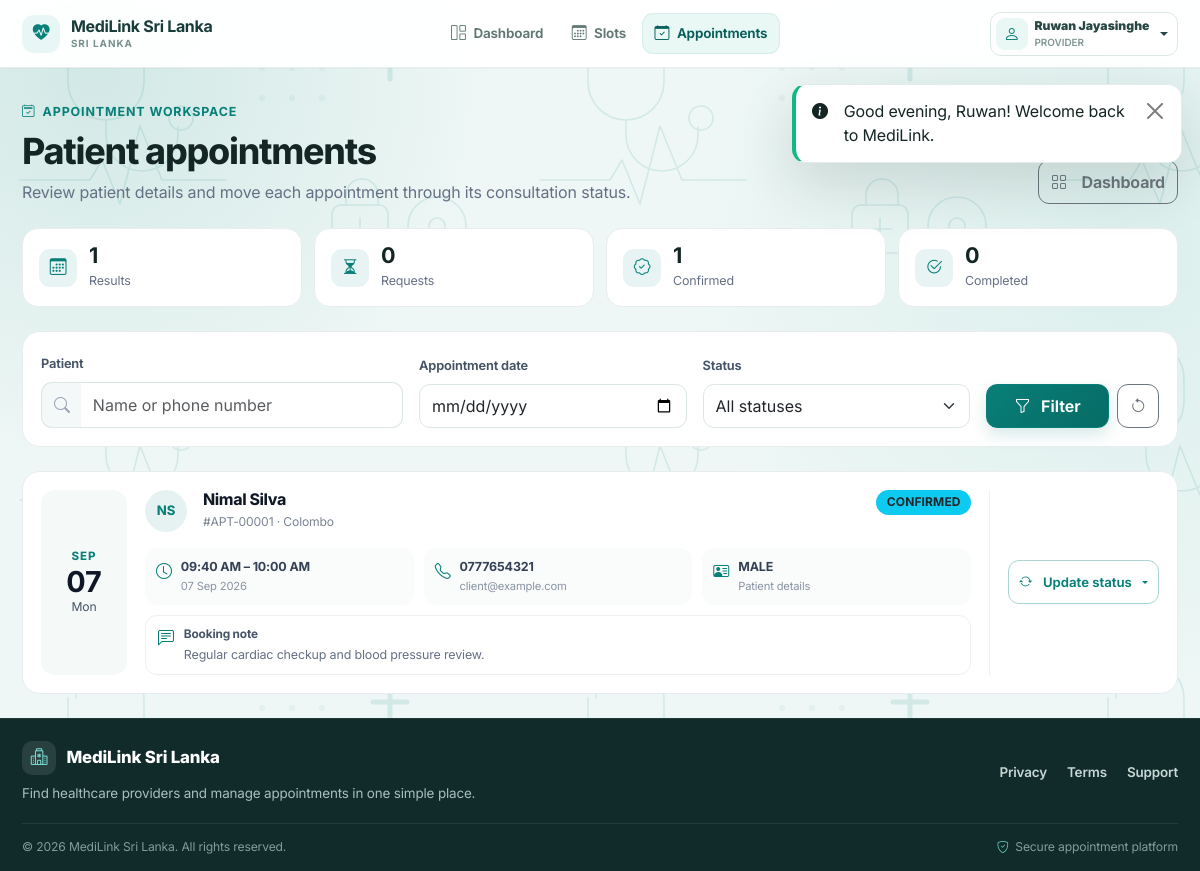
The page /provider/appointments.php (signed in) on the database its author committed.
### tables this page shows
CREATE TABLE `APPOINTMENT` (
  `Appointment_ID` INT AUTO_INCREMENT PRIMARY KEY,
  `Client_ID` INT NOT NULL,
  `Slot_ID` INT NOT NULL UNIQUE,
  `Booking_DateTime` DATETIME NOT NULL DEFAULT CURRENT_TIMESTAMP,
  `Status` ENUM('PENDING', 'BOOKED', 'CONFIRMED', 'REJECTED', 'COMPLETED', 'CANCELLED', 'NO_SHOW') NOT NULL DEFAULT 'PENDING',
  `Notes` TEXT NULL,
  `Created_At` TIMESTAMP DEFAULT CURRENT_TIMESTAMP,
  `Updated_At` TIMESTAMP DEFAULT CURRENT_TIMESTAMP ON UPDATE CURRENT_TIMESTAMP,
  CONSTRAINT `fk_appt_client` FOREIGN KEY (`Client_ID`) 
    REFERENCES `CLIENT` (`Client_ID`) ON DELETE CASCADE ON UPDATE CASCADE,
  CONSTRAINT `fk_appt_slot` FOREIGN KEY (`Slot_ID`) 
    REFERENCES `SCHEDULED_SLOT` (`Slot_ID`) ON DELETE RESTRICT ON UPDATE CASCADE,
  INDEX `idx_appt_client_status` (`Client_ID`, `Status`, `Booking_DateTime`)
);

CREATE TABLE `SCHEDULED_SLOT` (
  `Slot_ID` INT AUTO_INCREMENT PRIMARY KEY,
  `Provider_ID` INT NOT NULL,
  `Doctor_ID` INT NULL,
  `Slot_Date` DATE NOT NULL,
  `Start_Time` TIME NOT NULL,
  `End_Time` TIME NOT NULL,
  `Status` ENUM('AVAILABLE', 'BOOKED', 'BLOCKED') NOT NULL DEFAULT 'AVAILABLE',
  `Created_At` TIMESTAMP DEFAULT CURRENT_TIMESTAMP,
  CONSTRAINT `fk_slot_provider` FOREIGN KEY (`Provider_ID`) 
    REFERENCES `PROVIDER` (`Provider_ID`) ON DELETE CASCADE ON UPDATE CASCADE,
  CONSTRAINT `fk_slot_doctor` FOREIGN KEY (`Doctor_ID`) 
    REFERENCES `DOCTOR` (`Doctor_ID`) ON DELETE SET NULL ON UPDATE CASCADE,
  INDEX `idx_slot_provider_date_status` (`Provider_ID`, `Slot_Date`, `Status`),
  INDEX `idx_slot_date_status` (`Slot_Date`, `Status`)
);

CREATE TABLE `USER` (
  `User_ID` INT AUTO_INCREMENT PRIMARY KEY,
  `Email` VARCHAR(191) NOT NULL UNIQUE,
  `Password_Hash` VARCHAR(255) NOT NULL,
  `First_Name` VARCHAR(100) NOT NULL,
  `Last_Name` VARCHAR(100) NOT NULL,
  `Phone` VARCHAR(30) NOT NULL,
  `NIC_No` VARCHAR(20) NULL,
  `Role_Type` ENUM('CLIENT', 'PROVIDER', 'SYSTEM_ADMIN', 'OWNER') NOT NULL,
  `Account_Status` ENUM('ACTIVE', 'SUSPENDED', 'PENDING') NOT NULL DEFAULT 'ACTIVE',
  `Created_At` TIMESTAMP DEFAULT CURRENT_TIMESTAMP,
  `Updated_At` TIMESTAMP DEFAULT CURRENT_TIMESTAMP ON UPDATE CURRENT_TIMESTAMP,
  INDEX `idx_user_email` (`Email`),
  INDEX `idx_user_role_status` (`Role_Type`, `Account_Status`)
);

CREATE TABLE `CLIENT` (
  `Client_ID` INT AUTO_INCREMENT PRIMARY KEY,
  `User_ID` INT NOT NULL UNIQUE,
  `Date_of_Birth` DATE NULL,
  `Gender` ENUM('MALE', 'FEMALE', 'OTHER') NULL,
  `Address` VARCHAR(255) NULL,
  `City` VARCHAR(100) NULL DEFAULT 'Colombo',
  `Latitude` DECIMAL(10, 8) NULL DEFAULT 6.92710000,
  `Longitude` DECIMAL(11, 8) NULL DEFAULT 79.86120000,
  `Created_At` TIMESTAMP DEFAULT CURRENT_TIMESTAMP,
  CONSTRAINT `fk_client_user` FOREIGN KEY (`User_ID`) 
    REFERENCES `USER` (`User_ID`) ON DELETE CASCADE ON UPDATE CASCADE,
  INDEX `idx_client_city` (`City`)
);

### provider/appointments.php (the view, shortened to what this page needs)
<?php
require_once __DIR__ . '/../includes/functions.php';
$currentUser = getCurrentUser();
$providerId = $currentUser['provider_id'];
$db = Database::getConnection();
$filterStatus = $_GET['status'] ?? 'ALL';
$filterDate = $_GET['date'] ?? '';
$searchPatient = trim($_GET['q'] ?? '');
$query = "
    SELECT a.Appointment_ID, a.Booking_DateTime, a.Status AS Appt_Status, a.Notes,
           s.Slot_ID, s.Slot_Date, s.Start_Time, s.End_Time,
           c.Client_ID, c.Date_of_Birth, c.Gender, c.City AS Client_City,
           u.First_Name AS Patient_First, u.Last_Name AS Patient_Last, u.Email AS Patient_Email, u.Phone AS Patient_Phone,
           doc_u.First_Name AS Doc_First, doc_u.Last_Name AS Doc_Last, d.Medical_License_No
    FROM `APPOINTMENT` a
    JOIN `SCHEDULED_SLOT` s ON a.Slot_ID = s.Slot_ID
    JOIN `CLIENT` c ON a.Client_ID = c.Client_ID
    JOIN `USER` u ON c.User_ID = u.User_ID
    LEFT JOIN `DOCTOR` d ON s.Doctor_ID = d.Doctor_ID
    LEFT JOIN `PROVIDER` dp ON d.Provider_ID = dp.Provider_ID
    LEFT JOIN `USER` doc_u ON dp.User_ID = doc_u.User_ID
    WHERE s.Provider_ID = ?
";
$params = [$providerId];
$query .= " ORDER BY s.Slot_Date DESC, s.Start_Time DESC";
$stmt = $db->prepare($query);
$stmt->execute($params);
$appointments = $stmt->fetchAll();
require_once __DIR__ . '/../includes/header.php';
?>
<?php
$statusCounts = ['ALL' => count($appointments), 'PENDING' => 0, 'BOOKED' => 0, 'CONFIRMED' => 0, 'REJECTED' => 0, 'COMPLETED' => 0, 'CANCELLED' => 0, 'NO_SHOW' => 0];
foreach ($appointments as $item) {
    $key = strtoupper($item['Appt_Status'] ?? '');
    if (isset($statusCounts[$key])) $statusCounts[$key]++;
}
?>
<div class="container py-4 provider-appointments-v2">
  <section class="provider-appt-head mb-4">
    <div class="d-flex flex-column flex-lg-row justify-content-between align-items-lg-end gap-3">
      <div>
        <span class="provider-appt-eyebrow"><i class="bi bi-calendar2-check"></i> Appointment workspace</span>
        <h1 class="provider-appt-title">Patient appointments</h1>
        <p class="provider-appt-subtitle mb-0">Review patient details and move each appointment through its consultation status.</p>
      </div>
      <a href="<?= url('provider/dashboard.php') ?>" class="btn btn-outline-secondary provider-appt-back"><i class="bi bi-grid me-2"></i>Dashboard</a>
    </div>
  </section>
  <section class="provider-appt-stats mb-4" aria-label="Appointment summary">
    <div class="provider-appt-stat"><span class="provider-appt-stat-icon"><i class="bi bi-calendar3"></i></span><div><strong><?= count($appointments) ?></strong><span>Results</span></div></div>
    <div class="provider-appt-stat"><span class="provider-appt-stat-icon"><i class="bi bi-hourglass-split"></i></span><div><strong><?= $statusCounts['PENDING'] ?></strong><span>Requests</span></div></div>
    <div class="provider-appt-stat"><span class="provider-appt-stat-icon"><i class="bi bi-patch-check"></i></span><div><strong><?= $statusCounts['CONFIRMED'] ?></strong><span>Confirmed</span></div></div>
    <div class="provider-appt-stat"><span class="provider-appt-stat-icon"><i class="bi bi-check2-circle"></i></span><div><strong><?= $statusCounts['COMPLETED'] ?></strong><span>Completed</span></div></div>
  </section>
  <section class="provider-appt-filter mb-4">
    <form method="GET" action="<?= url('provider/appointments.php') ?>" class="row g-3 align-items-end">
      <div class="col-lg-4">
        <label class="form-label">Patient</label>
        <div class="input-group provider-appt-input"><span class="input-group-text"><i class="bi bi-search"></i></span><input type="text" name="q" class="form-control" placeholder="Name or phone number" value="<?= e($searchPatient) ?>"></div>
      </div>
      <div class="col-sm-6 col-lg-3"><label class="form-label">Appointment date</label><input type="date" name="date" class="form-control" value="<?= e($filterDate) ?>"></div>
      <div class="col-sm-6 col-lg-3"><label class="form-label">Status</label><select name="status" class="form-select">
        <option value="ALL" <?= $filterStatus === 'ALL' ? 'selected' : '' ?>>All statuses</option>
      </select></div>
      <div class="col-lg-2 d-flex gap-2"><button type="submit" class="btn btn-teal flex-grow-1"><i class="bi bi-funnel me-1"></i>Filter</button><a href="<?= url('provider/appointments.php') ?>" class="btn btn-outline-secondary" aria-label="Clear filters"><i class="bi bi-arrow-counterclockwise"></i></a></div>
    </form>
  </section>
  <?php if (empty($appointments)): ?>
    <section class="provider-appt-empty"><span><i class="bi bi-calendar2-x"></i></span><h3>No appointments found</h3><p>There are no patient appointments matching these filters.</p><a href="<?= url('provider/appointments.php') ?>" class="btn btn-outline-teal">Clear filters</a></section>
  <?php else: ?>
    <section class="provider-appt-list">
      <?php foreach ($appointments as $apt):
        $patientName = trim($apt['Patient_First'] . ' ' . $apt['Patient_Last']);
        $initials = strtoupper(substr($apt['Patient_First'] ?: 'P', 0, 1) . substr($apt['Patient_Last'] ?: '', 0, 1));
        $isActionable = in_array($apt['Appt_Status'], ['PENDING', 'BOOKED', 'CONFIRMED']);
      ?>
      <article class="provider-appt-card">
        <div class="provider-appt-datebox"><span><?= date('M', strtotime($apt['Slot_Date'])) ?></span><strong><?= date('d', strtotime($apt['Slot_Date'])) ?></strong><small><?= date('D', strtotime($apt['Slot_Date'])) ?></small></div>
        <div class="provider-appt-main">
          <div class="d-flex flex-wrap justify-content-between align-items-start gap-2 mb-3">
            <div class="d-flex align-items-center gap-3"><div class="provider-appt-avatar"><?= e($initials) ?></div><div><h3><?= e($patientName) ?></h3><div class="provider-appt-ref">#APT-<?= str_pad($apt['Appointment_ID'], 5, '0', STR_PAD_LEFT) ?> · <?= e($apt['Client_City'] ?: 'City not provided') ?></div></div></div>
            <?= renderStatusBadge($apt['Appt_Status']) ?>
          </div>
          <div class="provider-appt-meta">
            <div><i class="bi bi-clock"></i><span><strong><?= formatTime($apt['Start_Time']) ?> – <?= formatTime($apt['End_Time']) ?></strong><small><?= formatDate($apt['Slot_Date']) ?></small></span></div>
            <div><i class="bi bi-telephone"></i><span><strong><?= e($apt['Patient_Phone'] ?: 'Not provided') ?></strong><small><?= e($apt['Patient_Email']) ?></small></span></div>
            <div><i class="bi bi-person-vcard"></i><span><strong><?= e($apt['Gender'] ?: 'Not specified') ?></strong><small>Patient details</small></span></div>
          </div>
          <?php if (!empty($apt['Notes'])): ?><div class="provider-appt-note"><i class="bi bi-chat-left-text"></i><div><strong>Booking note</strong><p><?= nl2br(e($apt['Notes'])) ?></p></div></div><?php endif; ?>
        </div>
        <div class="provider-appt-actions">
          <?php if ($isActionable): ?>
          <div class="dropdown w-100"><button class="btn btn-outline-teal dropdown-toggle w-100" type="button" data-bs-toggle="dropdown"><i class="bi bi-arrow-repeat me-1"></i>Update status</button></div>
          <?php else: ?><div class="provider-appt-closed"><i class="bi bi-lock"></i><span>Status closed<small>No further actions</small></span></div><?php endif; ?>
        </div>
      </article>
      <?php endforeach; ?>
    </section>
  <?php endif; ?>
</div>
<?php require_once __DIR__ . '/../includes/footer.php'; ?>

### includes/functions.php (shortened to what this page needs)
<?php
function e(?string $string): string {
    return htmlspecialchars((string)$string, ENT_QUOTES, 'UTF-8');
}
function url(string $path = ''): string {
    $path = ltrim($path, '/');
    return rtrim(BASE_URL, '/') . '/' . $path;
}
function formatDate(?string $date): string {
    return date('d M Y', strtotime($date));
}
function formatTime(?string $time): string {
    return date('h:i A', strtotime($time));
}
function renderStatusBadge(string $status): string {
    $status = strtoupper($status);
    $map = [
        'ACTIVE'    => 'bg-success',
        'VERIFIED'  => 'bg-success',
        'AVAILABLE' => 'bg-success',
        'CONFIRMED' => 'bg-info text-dark',
        'COMPLETED' => 'bg-primary',
        'BOOKED'    => 'bg-warning text-dark',
        'PENDING'   => 'bg-secondary',
        'EXPIRED'   => 'bg-danger',
        'CANCELLED' => 'bg-danger',
        'SUSPENDED' => 'bg-danger',
        'REJECTED'  => 'bg-danger',
        'BLOCKED'   => 'bg-dark',
        'NO_SHOW'   => 'bg-secondary'
    ];
    $cls = $map[$status] ?? 'bg-secondary';
    return '<span class="badge ' . $cls . '">' . e($status) . '</span>';
}

### rows shown on the page
appointment: Slot_ID.Slot_Date "SEP", Slot_ID.Slot_Date "07", Slot_ID.Slot_Date "Mon", user.First_Name+Last_Name "NS", user.First_Name+Last_Name "Nimal Silva", Appointment_ID "00001", Client_ID.City "Colombo", Status "CONFIRMED", Slot_ID.Start_Time "09:40 AM", Slot_ID.End_Time "10:00 AM", Slot_ID.Slot_Date "07 Sep 2026", user.Phone "0777654321", user.Email "client@example.com", Client_ID.Gender "MALE", Notes "Regular cardiac checkup and blood pressure review."

### other values the page prints
APP_NAME "MediLink Sri Lanka"
$user['full_name'] "Ruwan Jayasinghe"
$user['role'] "PROVIDER"
$flash['message'] "Good evening, Ruwan! Welcome back to MediLink."
count($appointments) "1"
$statusCounts['PENDING'] "0"
$statusCounts['CONFIRMED'] "1"
$statusCounts['COMPLETED'] "0"
